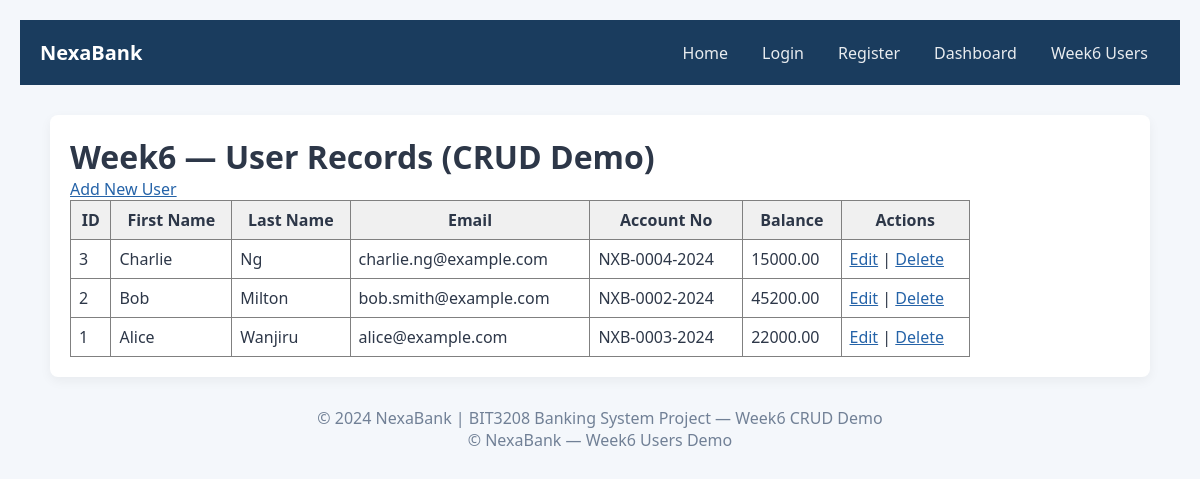
The page / on the database its author committed.
### tables this page shows
CREATE TABLE IF NOT EXISTS `users` (
    id             INT PRIMARY KEY AUTO_INCREMENT,
    first_name     VARCHAR(100)   NOT NULL,
    last_name      VARCHAR(100)   NOT NULL,
    email          VARCHAR(150)   NOT NULL UNIQUE,
    phone          VARCHAR(20),
    account_type   ENUM('savings','current','fixed') DEFAULT 'savings',
    username       VARCHAR(100)   NOT NULL UNIQUE,
    password       VARCHAR(255)   NOT NULL,
    account_number VARCHAR(30)    NOT NULL UNIQUE,
    balance        DECIMAL(15,2)  DEFAULT 0.00,
    status         ENUM('active','suspended','closed') DEFAULT 'active',
    created_at     TIMESTAMP      DEFAULT CURRENT_TIMESTAMP,
    updated_at     TIMESTAMP      DEFAULT CURRENT_TIMESTAMP ON UPDATE CURRENT_TIMESTAMP
);

### index.php (the view)
<?php
require_once __DIR__ . '/includes/db.php';
$rows = [];
if (isset($conn) && (get_class($conn) === 'mysqli' || (class_exists('mysqli') && $conn instanceof mysqli))) {
  $result = $conn->query("SELECT * FROM users ORDER BY id DESC");
  while ($r = $result->fetch_assoc()) { $rows[] = $r; }
} else {
  $stmt = $conn->query("SELECT * FROM users ORDER BY id DESC");
  $rows = $stmt->fetchAll(PDO::FETCH_ASSOC);
}
require_once __DIR__ . '/includes/header.php';
?>
  <main>
    <h1>Week6 — User Records (CRUD Demo)</h1>
    <p><a href="register.php">Add New User</a></p>
    <table border="1" cellpadding="6" cellspacing="0">
      <thead>
        <tr><th>ID</th><th>First Name</th><th>Last Name</th><th>Email</th><th>Account No</th><th>Balance</th><th>Actions</th></tr>
      </thead>
      <tbody>
          <?php foreach ($rows as $row): ?>
            <tr>
              <td><?php echo htmlspecialchars($row['id']); ?></td>
              <td><?php echo htmlspecialchars($row['first_name']); ?></td>
              <td><?php echo htmlspecialchars($row['last_name']); ?></td>
              <td><?php echo htmlspecialchars($row['email']); ?></td>
              <td><?php echo htmlspecialchars($row['account_number'] ?? ''); ?></td>
              <td><?php echo htmlspecialchars($row['balance'] ?? '0.00'); ?></td>
            <td>
              <a href="edit.php?id=<?php echo $row['id']; ?>">Edit</a> |
              <a href="delete.php?id=<?php echo $row['id']; ?>" onclick="return confirm('Delete this user?');">Delete</a>
            </td>
          </tr>
        <?php endforeach; ?>
      </tbody>
    </table>
  </main>
<?php require_once __DIR__ . '/includes/footer.php'; ?>

### includes/header.php (shortened to what this page needs)
<!doctype html>
<html lang="en">
<head>
  <link rel="stylesheet" href="css/style.css">
</head>
<body>
  <nav class="navbar">
    <div class="nav-brand">NexaBank</div>
    <ul class="nav-links">
      <li><a href="http://localhost:8000/">Home</a></li>
      <li><a href="http://localhost:8000/login.php">Login</a></li>
      <li><a href="http://localhost:8000/register.php">Register</a></li>
      <li><a href="http://localhost:8000/dashboard.php">Dashboard</a></li>
      <li><a href="index.php">Week6 Users</a></li>
    </ul>
  </nav>

### includes/footer.php
  <footer class="footer">
    <p>&copy; 2024 NexaBank | BIT3208 Banking System Project — Week6 CRUD Demo</p>
  <footer>
    <p>&copy; NexaBank — Week6 Users Demo</p>
  </footer>
</body>
</html>

### css/style.css (style rules this page uses)
* { box-sizing: border-box; margin: 0; padding: 0; }
body { font-family: 'Segoe UI', Tahoma, Geneva, Verdana, sans-serif; background: #f4f7fb; color: #2d3748; padding: 20px; }
.navbar { background: #1a3c5e; padding: 0 20px; display:flex; align-items:center; justify-content:space-between; height:65px; color:#fff; }
.nav-brand { color:#fff; font-size:1.25rem; font-weight:700; }
.nav-links { list-style:none; display:flex; gap:10px; }
.nav-links a { color: rgba(255,255,255,0.9); text-decoration:none; padding:8px 12px; border-radius:5px; }
main { max-width:1100px; margin: 30px auto; background:#fff; padding:20px; border-radius:8px; box-shadow:0 4px 12px rgba(0,0,0,0.05); }
table { border-collapse: collapse; width: 100%; max-width: 900px; }
th { background: #f0f0f0; }
td, th { padding: 8px; }
.footer { text-align:center; margin-top:20px; color:#718096; }
a { color: #2563a8; }

### rows shown on the page
users: id "3", first_name "Charlie", last_name "Ng", email "charlie.ng@example.com", account_number "NXB-0004-2024", balance "15000.00"
users: id "2", first_name "Bob", last_name "Milton", email "bob.smith@example.com", account_number "NXB-0002-2024", balance "45200.00"
users: id "1", first_name "Alice", last_name "Wanjiru", email "alice@example.com", account_number "NXB-0003-2024", balance "22000.00"
